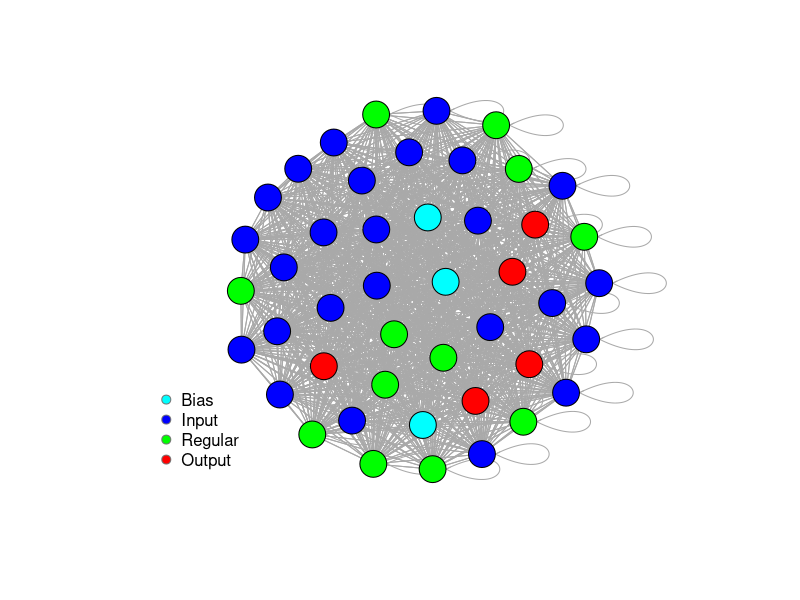

Generate this figure with R:
#install.packages("igraph")
#install.packages("network") 
#install.packages("sna")
#install.packages("ndtv")

#TODO Change weights strength between different types of neurons.

# Load data.
nodes <- read.csv("nodes.csv", header=T, as.is=T)
links <- read.csv("edges.csv", header=T, as.is=T)

# Check data.
head(nodes)
head(links)
nrow(nodes); length(unique(nodes$id))
nrow(links); nrow(unique(links[,c("from", "to")]))

library(igraph)

net <- graph.data.frame(links, nodes, directed=T)
net

E(net)       # The edges of the "net" object
V(net)       # The vertices of the "net" object
E(net)$weight  # Edge attribute "weight"
V(net)$type.label # Vertex attribute "type"

# Removing the loops in the graph.
#net <- simplify(net, remove.multiple = F, remove.loops = T) 

# Generate colors base on neuron type:
colrs <- c("cyan", "blue", "green", "red")
V(net)$color <- colrs[V(net)$type.number]

# The labels are currently node IDs.
# Setting them to NA will render no labels:
V(net)$label <- NA

#change arrow size and edge color:
E(net)$arrow.size <- 0.01
E(net)$edge.color <- "black"

plot(net)
#plot(net,layout=layout_in_circle)
legend(x=-1.5, y=-0.5, c("Bias","Input", "Regular", "Output"), pch=21,
       col="#777777", pt.bg=colrs, pt.cex=1.2, cex=1.0, bty="n", ncol=1)
